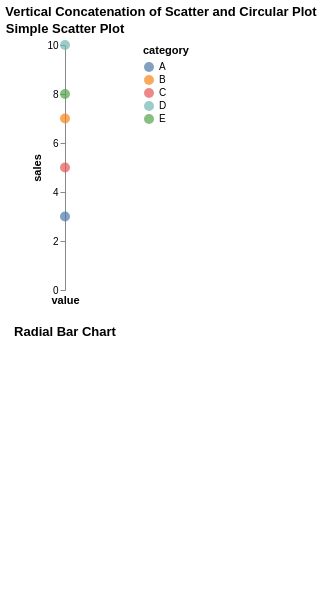

Specify this chart in Vega-Lite:
### Vega-Lite specification from a JSON file in a GitHub repository (floating-point values rounded to 4 significant figures)
{"$schema": "https://vega.github.io/schema/vega-lite/v5.20.1.json", "config": {"view": {"continuousHeight": 300, "continuousWidth": 300}}, "data": {"name": "data-da9a454df0df8e8c843a0e21b04bad6c"}, "datasets": {"data-da9a454df0df8e8c843a0e21b04bad6c": [{"category": "A", "month": "Jan", "sales": 3, "value": 10}, {"category": "B", "month": "Feb", "sales": 7, "value": 15}, {"category": "C", "month": "Mar", "sales": 5, "value": 8}, {"category": "D", "month": "Apr", "sales": 10, "value": 20}, {"category": "E", "month": "May", "sales": 8, "value": 25}]}, "title": "Vertical Concatenation of Scatter and Circular Plot", "vconcat": [{"encoding": {"color": {"field": "category", "type": "nominal"}, "x": {"field": "value", "type": "quantitative"}, "y": {"field": "sales", "type": "quantitative"}}, "height": 245, "mark": {"size": 100, "type": "circle"}, "title": "Simple Scatter Plot", "width": "container"}, {"encoding": {"color": {"field": "category", "type": "nominal"}, "theta": {"field": "value", "stack": true, "type": "quantitative"}}, "height": 250, "mark": {"type": "arc"}, "title": "Radial Bar Chart", "width": "container"}]}
